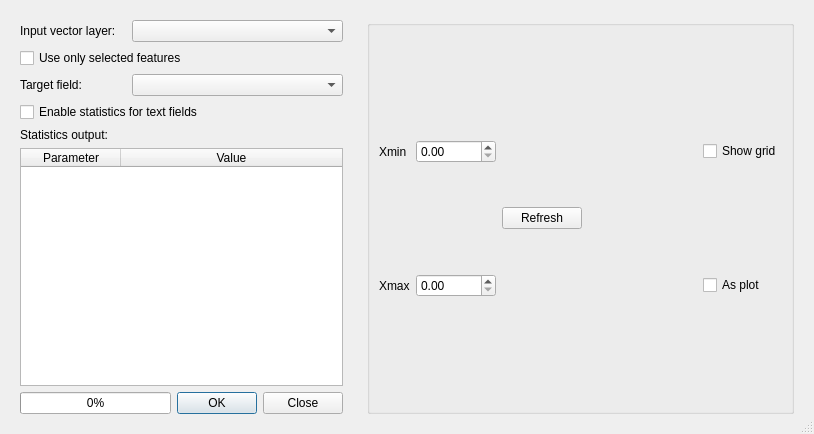
<?xml version="1.0" encoding="UTF-8"?>
<ui version="4.0">
 <class>StatistDialog</class>
 <widget class="QDialog" name="StatistDialog">
  <property name="geometry">
   <rect>
    <x>0</x>
    <y>0</y>
    <width>814</width>
    <height>434</height>
   </rect>
  </property>
  <property name="windowTitle">
   <string>Statist: Field statistics</string>
  </property>
  <property name="sizeGripEnabled">
   <bool>true</bool>
  </property>
  <layout class="QHBoxLayout" name="horizontalLayout_2">
   <item>
    <widget class="QWidget" name="widgetStats" native="true">
     <property name="minimumSize">
      <size>
       <width>341</width>
       <height>331</height>
      </size>
     </property>
     <property name="maximumSize">
      <size>
       <width>360</width>
       <height>16777215</height>
      </size>
     </property>
     <layout class="QGridLayout" name="gridLayout">
      <item row="0" column="0">
       <widget class="QLabel" name="label">
        <property name="text">
         <string>Input vector layer:</string>
        </property>
       </widget>
      </item>
      <item row="0" column="1" colspan="2">
       <widget class="QComboBox" name="cmbLayers"/>
      </item>
      <item row="1" column="0" colspan="3">
       <widget class="QCheckBox" name="chkUseSelected">
        <property name="text">
         <string>Use only selected features</string>
        </property>
       </widget>
      </item>
      <item row="2" column="0">
       <widget class="QLabel" name="label_2">
        <property name="text">
         <string>Target field:</string>
        </property>
       </widget>
      </item>
      <item row="2" column="1" colspan="2">
       <widget class="QComboBox" name="cmbFields"/>
      </item>
      <item row="3" column="0" colspan="3">
       <widget class="QCheckBox" name="chkUseTextFields">
        <property name="text">
         <string>Enable statistics for text fields</string>
        </property>
       </widget>
      </item>
      <item row="4" column="0" colspan="3">
       <widget class="QLabel" name="label_3">
        <property name="text">
         <string>Statistics output:</string>
        </property>
       </widget>
      </item>
      <item row="5" column="0" colspan="3">
       <widget class="QTableWidget" name="lstStatistics">
        <property name="editTriggers">
         <set>QAbstractItemView::NoEditTriggers</set>
        </property>
        <property name="alternatingRowColors">
         <bool>true</bool>
        </property>
        <property name="selectionMode">
         <enum>QAbstractItemView::NoSelection</enum>
        </property>
        <property name="wordWrap">
         <bool>false</bool>
        </property>
        <property name="cornerButtonEnabled">
         <bool>false</bool>
        </property>
        <attribute name="horizontalHeaderVisible">
         <bool>true</bool>
        </attribute>
        <attribute name="horizontalHeaderHighlightSections">
         <bool>false</bool>
        </attribute>
        <attribute name="horizontalHeaderStretchLastSection">
         <bool>true</bool>
        </attribute>
        <attribute name="verticalHeaderVisible">
         <bool>false</bool>
        </attribute>
        <attribute name="verticalHeaderHighlightSections">
         <bool>false</bool>
        </attribute>
        <column>
         <property name="text">
          <string>Parameter</string>
         </property>
        </column>
        <column>
         <property name="text">
          <string>Value</string>
         </property>
        </column>
       </widget>
      </item>
      <item row="6" column="0" colspan="3">
       <layout class="QHBoxLayout" name="horizontalLayout">
        <item>
         <widget class="QProgressBar" name="progressBar">
          <property name="value">
           <number>0</number>
          </property>
         </widget>
        </item>
        <item>
         <widget class="QDialogButtonBox" name="buttonBox">
          <property name="orientation">
           <enum>Qt::Horizontal</enum>
          </property>
          <property name="standardButtons">
           <set>QDialogButtonBox::Close|QDialogButtonBox::Ok</set>
          </property>
         </widget>
        </item>
       </layout>
      </item>
     </layout>
    </widget>
   </item>
   <item>
    <widget class="QWidget" name="widgetPlot" native="true">
     <property name="sizePolicy">
      <sizepolicy hsizetype="Expanding" vsizetype="Expanding">
       <horstretch>0</horstretch>
       <verstretch>0</verstretch>
      </sizepolicy>
     </property>
     <property name="minimumSize">
      <size>
       <width>340</width>
       <height>330</height>
      </size>
     </property>
     <layout class="QVBoxLayout" name="verticalLayout">
      <item>
       <layout class="QVBoxLayout" name="layoutPlot"/>
      </item>
      <item>
       <widget class="QGroupBox" name="groupBox">
        <property name="sizePolicy">
         <sizepolicy hsizetype="Preferred" vsizetype="Minimum">
          <horstretch>0</horstretch>
          <verstretch>0</verstretch>
         </sizepolicy>
        </property>
        <property name="title">
         <string/>
        </property>
        <layout class="QGridLayout" name="gridLayout_3">
         <item row="0" column="0">
          <widget class="QLabel" name="label_4">
           <property name="maximumSize">
            <size>
             <width>40</width>
             <height>16777215</height>
            </size>
           </property>
           <property name="text">
            <string>Xmin</string>
           </property>
          </widget>
         </item>
         <item row="0" column="1">
          <widget class="QDoubleSpinBox" name="spnMinX">
           <property name="minimumSize">
            <size>
             <width>0</width>
             <height>0</height>
            </size>
           </property>
           <property name="maximumSize">
            <size>
             <width>80</width>
             <height>16777215</height>
            </size>
           </property>
           <property name="maximum">
            <double>999999999.990000009536743</double>
           </property>
          </widget>
         </item>
         <item row="0" column="3" rowspan="2">
          <widget class="QPushButton" name="btnRefresh">
           <property name="text">
            <string>Refresh</string>
           </property>
          </widget>
         </item>
         <item row="0" column="6">
          <widget class="QCheckBox" name="chkShowGrid">
           <property name="text">
            <string>Show grid</string>
           </property>
          </widget>
         </item>
         <item row="1" column="0">
          <widget class="QLabel" name="label_5">
           <property name="maximumSize">
            <size>
             <width>40</width>
             <height>16777215</height>
            </size>
           </property>
           <property name="text">
            <string>Xmax</string>
           </property>
          </widget>
         </item>
         <item row="1" column="1">
          <widget class="QDoubleSpinBox" name="spnMaxX">
           <property name="minimumSize">
            <size>
             <width>0</width>
             <height>0</height>
            </size>
           </property>
           <property name="maximumSize">
            <size>
             <width>80</width>
             <height>16777215</height>
            </size>
           </property>
           <property name="maximum">
            <double>999999999.990000009536743</double>
           </property>
          </widget>
         </item>
         <item row="1" column="6">
          <widget class="QCheckBox" name="chkAsPlot">
           <property name="text">
            <string>As plot</string>
           </property>
          </widget>
         </item>
         <item row="0" column="5">
          <spacer name="horizontalSpacer">
           <property name="orientation">
            <enum>Qt::Horizontal</enum>
           </property>
           <property name="sizeHint" stdset="0">
            <size>
             <width>40</width>
             <height>20</height>
            </size>
           </property>
          </spacer>
         </item>
        </layout>
       </widget>
      </item>
     </layout>
    </widget>
   </item>
  </layout>
 </widget>
 <resources/>
 <connections>
  <connection>
   <sender>buttonBox</sender>
   <signal>accepted()</signal>
   <receiver>StatistDialog</receiver>
   <slot>accept()</slot>
   <hints>
    <hint type="sourcelabel">
     <x>248</x>
     <y>254</y>
    </hint>
    <hint type="destinationlabel">
     <x>157</x>
     <y>274</y>
    </hint>
   </hints>
  </connection>
  <connection>
   <sender>buttonBox</sender>
   <signal>rejected()</signal>
   <receiver>StatistDialog</receiver>
   <slot>reject()</slot>
   <hints>
    <hint type="sourcelabel">
     <x>316</x>
     <y>260</y>
    </hint>
    <hint type="destinationlabel">
     <x>286</x>
     <y>274</y>
    </hint>
   </hints>
  </connection>
 </connections>
</ui>
